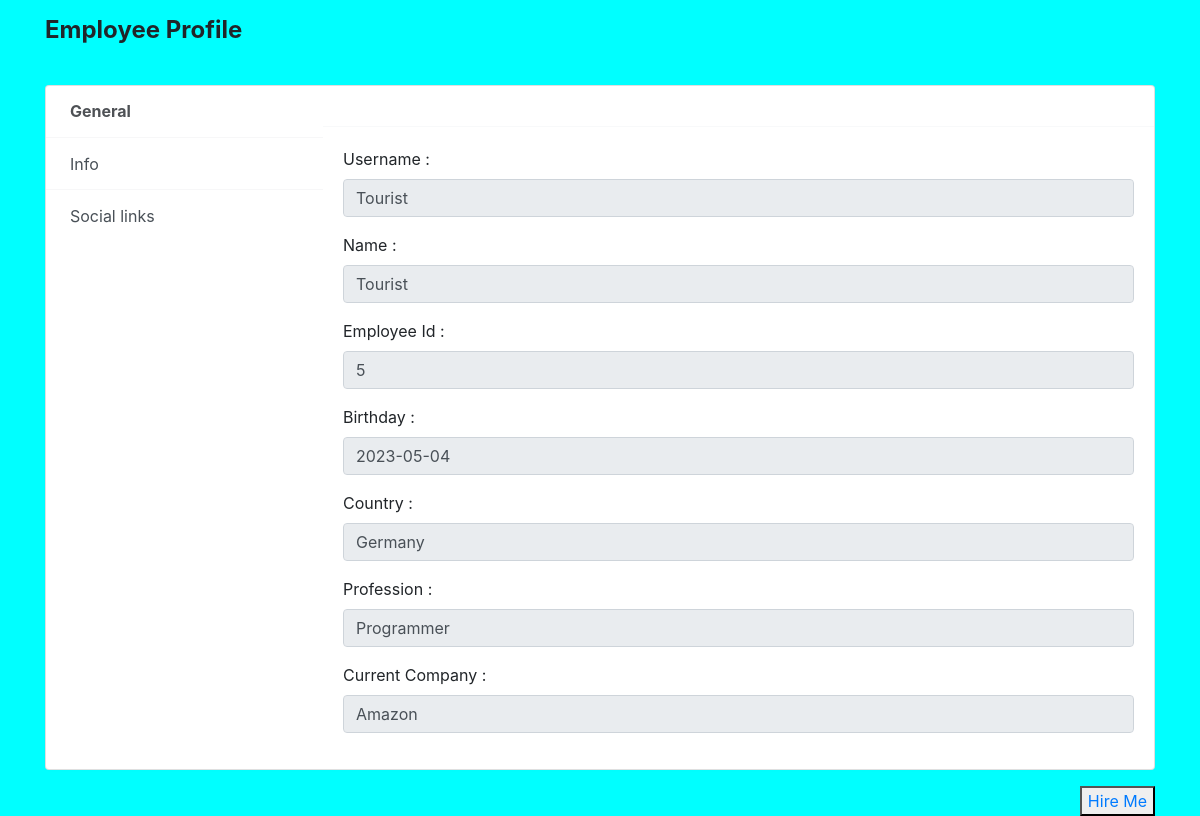
The app's page /EmployeeList/E4.php with its own data.
### tables this page shows
CREATE TABLE `emp_post` (
  `id` int(11) NOT NULL,
  `uname` varchar(15) NOT NULL,
  `name` varchar(15) NOT NULL,
  `country` varchar(15) NOT NULL,
  `birthday` date DEFAULT NULL,
  `phone` varchar(15) NOT NULL,
  `profession` varchar(15) NOT NULL,
  `company` varchar(25) NOT NULL,
  `email` varchar(35) NOT NULL,
  `twitter` varchar(35) NOT NULL,
  `linkedin` varchar(35) NOT NULL,
  `facebook` varchar(35) NOT NULL,
  `instagram` varchar(35) NOT NULL,
  `bio` varchar(255) NOT NULL,
  `skills` varchar(255) NOT NULL,
  `exp` varchar(255) NOT NULL,
  `img` varchar(255) NOT NULL
);

### EmployeeList/E4.php (the view, shortened to what this page needs)
<?php
	$dbname = "job_post";
	$conn = new mysqli("localhost", "root", "", $dbname);
	$query = mysqli_query($conn, "select * from emp_post where id = 5");
	$data = mysqli_fetch_assoc($query);
?>
<!DOCTYPE html>
<html lang="en">
<head>
    <link rel="stylesheet" href="empee.css">
<link href="https://cdn.jsdelivr.net/npm/bootstrap@4.5.0/dist/css/bootstrap.min.css" rel="stylesheet">
</head>
<body style = "background-color:cyan" >
    <div class="container light-style flex-grow-1 container-p-y">
        <h4 class="font-weight-bold py-3 mb-4">
            Employee Profile
        </h4>
        <div class="card overflow-hidden">
            <div class="row no-gutters row-bordered row-border-light">
                <div class="col-md-3 pt-0">
                    <div class="list-group list-group-flush account-settings-links">
                        <a class="list-group-item list-group-item-action active" data-toggle="list"
                            href="#account-general">General</a>
                        <a class="list-group-item list-group-item-action" data-toggle="list"
                            href="#account-info">Info</a>
                        <a class="list-group-item list-group-item-action" data-toggle="list"
                            href="#account-social-links">Social links</a>
                    </div>
                </div>
                <div class="col-md-9">
                    <div class="tab-content">
                        <div class="tab-pane fade active show" id="account-general">
                            <div class="card-body media align-items-center">
                            </div>
                            <hr class="border-light m-0">
                            <div class="card-body">
                                <div class="form-group">
                                    <label class="form-label">Username :</label>
                                    <input type="text" class="form-control mb-1" value=<?php echo $data['uname'] ?> readonly="readonly">
                                </div>
                                <div class="form-group">
                                    <label class="form-label">Name :</label>
                                    <input type="text" class="form-control" value=<?php echo $data['name'] ?> readonly="readonly">
                                </div>
								<div class="form-group">
                                    <label class="form-label">Employee Id :</label>
                                    <input type="text" class="form-control" value=<?php echo $data['id'] ?> readonly="readonly">
                                </div>
								<div class="form-group">
                                    <label class="form-label">Birthday : </label>
                                    <input type="text" class="form-control" value=<?php echo $data['birthday'] ?> readonly="readonly">
                                </div>
                                <div class="form-group">
                                    <label class="form-label">Country : </label>
                                    <input type="text" class="form-control" value=<?php echo $data['country'] ?> readonly="readonly">
                                </div>
                                <div class="form-group">
                                    <label class="form-label">Profession :</label>
                                    <input type="text" class="form-control" value="<?php echo $data['profession'] ?>" readonly="readonly">
                                </div>
								<div class="form-group">
                                    <label class="form-label">Current Company :</label>
                                    <input type="text" class="form-control" value=<?php echo $data['company'] ?> readonly="readonly">
                                </div>
                            </div>
                        </div>
                    </div>
                </div>
            </div>
        </div>
        <div class="text-right mt-3">
			<?php if(isset($_SESSION['four'])) { ?>
				<button type="button" ><a href="../Employees.php" onclick="fk()">Hire Me</a></button>
			<?php }
				else { ?>
					<button type="button" ><a href="../Index.php" onclick="fkk()">Hire Me</a></button>
			<?php	}
			?>
        </div>
    </div>
</body>
</html>

### EmployeeList/empee.css (style rules this page uses)
body { background: #f5f5f5; margin-top: 20px; }
.card { background-clip: padding-box; box-shadow : 0 1px 4px rgba(24, 28, 33, 0.012); }
.row-bordered { overflow: hidden; }
.account-settings-links .list-group-item.active { font-weight: bold !important; }
html:not(.dark-style) .account-settings-links .list-group-item.active { background: transparent !important; }
.light-style .account-settings-links .list-group-item { padding : 0.85rem 1.5rem; border-color: rgba(24, 28, 33, 0.03) !important; }
.light-style .account-settings-links .list-group-item.active { color: #4e5155 !important; }
.light-style .account-settings-links .list-group-item.active { color: #4E5155 !important; }

### records on screen
emp_post: uname "Tourist", name "Tourist", id "5", birthday "2023-05-04", country "Germany", profession "Programmer", company "Amazon"
